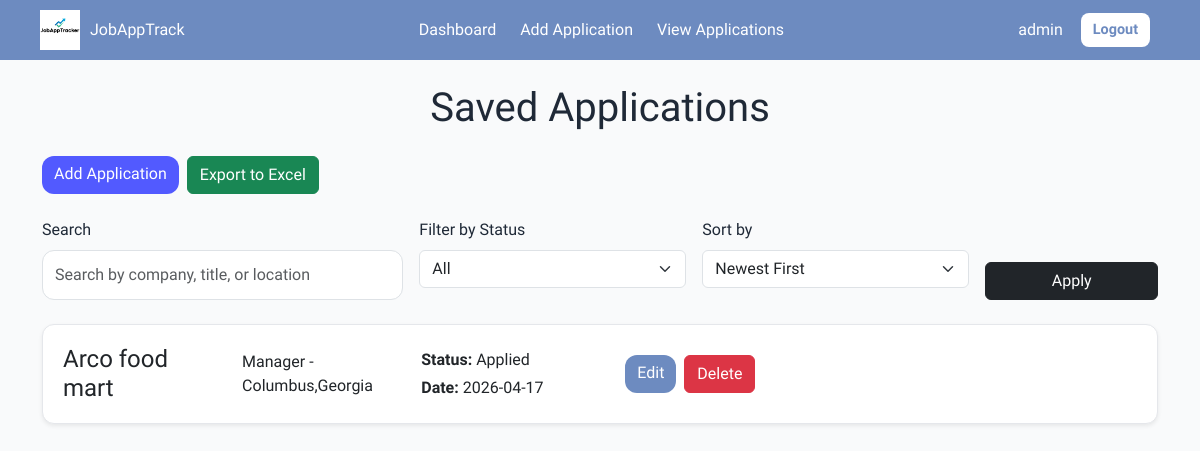
/applications (signed in), run on the app's committed database.
### tables this page shows
CREATE TABLE applications (
            id INTEGER PRIMARY KEY AUTOINCREMENT,
            company TEXT NOT NULL,
            job_title TEXT NOT NULL,
            location TEXT NOT NULL,
            status TEXT NOT NULL,
            apply_date TEXT NOT NULL
        , user_id INTEGER);

### app.py (the view)
@app.route("/applications")
@login_required
def view_app():
    search = request.args.get("search", "").strip()
    status_filter = request.args.get("status", "").strip()
    sort = request.args.get("sort", "").strip()
    query = """
        SELECT * FROM applications
        WHERE user_id = ?
    """
    params = [session["user_id"]]
    if search:
        query += " AND (company LIKE ? OR job_title LIKE ? OR location LIKE ?)"
        like_value = f"%{search}%"
        params.extend([like_value, like_value, like_value])
    if status_filter:
        query += " AND status = ?"
        params.append(status_filter)
    if sort == "company":
        query += " ORDER BY company COLLATE NOCASE ASC"
    elif sort == "date_asc":
        query += " ORDER BY apply_date ASC"
    elif sort == "date_desc":
        query += " ORDER BY apply_date DESC"
    elif sort == "status":
        query += " ORDER BY status COLLATE NOCASE ASC"
    else:
        query += " ORDER BY id DESC"
    conn = get_db_connection()
    applications = conn.execute(query, params).fetchall()
    conn.close()
    return render_template(
        "view_app.html",
        applications=applications,
        search=search,
        status_filter=status_filter,
        sort=sort,
    )

### app.py (called while the page is built)
def get_db_connection():
    conn = sqlite3.connect(DB_NAME)
    conn.row_factory = sqlite3.Row
    return conn

def login_required(func):
    @wraps(func)
    def wrapper(*args, **kwargs):
        if "user_id" not in session:
            flash("Please log in first.")
            return redirect(url_for("login"))
        return func(*args, **kwargs)
    return wrapper

### templates/view_app.html (shortened to what this page needs)
{% extends "base.html" %}
{% block content %}
<div class="container mt-4">
    <h1 class="text-center mb-4">Saved Applications</h1>
    <div class="mb-4 d-flex flex-wrap gap-2">
        <a href="{{ url_for('add_application') }}" class="btn btn-primary">Add Application</a>
        <a href="{{ url_for('export_applications', search=search, status=status_filter, sort=sort) }}"
           class="btn btn-success">
            Export to Excel
        </a>
    </div>
    <form method="GET" action="{{ url_for('view_app') }}" class="mb-4">
        <div class="row g-3">
            <div class="col-md-4">
                <label for="search" class="form-label">Search</label>
                <input
                    type="text"
                    id="search"
                    name="search"
                    class="form-control"
                    placeholder="Search by company, title, or location"
                    value="{{ search }}"
                >
            </div>
            <div class="col-md-3">
                <label for="status" class="form-label">Filter by Status</label>
                <select id="status" name="status" class="form-select">
                    <option value="">All</option>
                </select>
            </div>
            <div class="col-md-3">
                <label for="sort" class="form-label">Sort by</label>
                <select id="sort" name="sort" class="form-select">
                    <option value="">Newest First</option>
                </select>
            </div>
            <div class="col-md-2 d-flex align-items-end">
                <button type="submit" class="btn btn-dark w-100">Apply</button>
            </div>
        </div>
    </form>
    {% if applications %}
        {% for app in applications %}
        <div class="card shadow-sm mb-3">
            <div class="card-body">
                <div class="row align-items-center">
                    <div class="col-md-3">
                        <h4 class="mb-0">{{ app.company }}</h4>
                    </div>
                    <div class="col-md-3">
                        <p class="mb-0">{{ app.job_title }} - {{ app.location }}</p>
                    </div>
                    <div class="col-md-3">
                        <p class="mb-1"><strong>Status:</strong> {{ app.status }}</p>
                        <p class="mb-0"><strong>Date:</strong> {{ app.apply_date }}</p>
                    </div>
                    <div class="col-md-3 d-flex justify-content-end gap-2">
                        <a href="{{ url_for('edit_application', app_id=app.id) }}"
                           class="btn btn-secondary">
                            Edit
                        </a>
                        <form method="POST"
                              action="{{ url_for('delete_application', app_id=app.id) }}"
                              onsubmit="return confirm('Are you sure you want to delete this application?');"
                              style="display:inline;">
                            <button type="submit" class="btn btn-danger">Delete</button>
                        </form>
                    </div>
                </div>
            </div>
        </div>
        {% endfor %}
    {% else %}
        <div class="alert alert-info text-center">
            No applications found for the selected filter.
        </div>
    {% endif %}
</div>
{% endblock %}

### static/css/style.css (style rules this page uses)
:root { --primary-color:#525AFF; --secondary-color:#6D8BC0; --accent-color:#4AB5B5; --supporting-accent-color:#8FD9FB; --background-color:#F9FAFB; --text-color:#1F2937; --text-color-inverse:#ffffff; --text-color-error:#DC2626; --font-family-base: "Google Sans", sans-serif; --border-radius:12px; }
body { background-color: var(--background-color); font-family: var(--font-family-base); color: var(--text-color) }
.btn-primary { background-color: var(--primary-color); border:none; border-radius: var(--border-radius); }
.btn-secondary { background-color: var(--secondary-color); border: none; border-radius: var(--border-radius); color: white; }
.form-control { border-radius: var(--border-radius); padding: 12px; }
.card { background-color: #ffffff; border: 1px solid #e5e7eb; border-radius: var(--border-radius); overflow: hidden; margin-bottom: 18px; box-shadow: 0 2px 8px rgba(0, 0, 0, 0.06); }
.card-body { display: flex; justify-content: space-between; align-items: center; padding: 20px; }

### data on the page
applications: company "Arco food mart", job_title "Manager", location "Columbus,Georgia", status "Applied", apply_date "2026-04-17"

### other printed values
{{ session.get('username') }} "admin"
